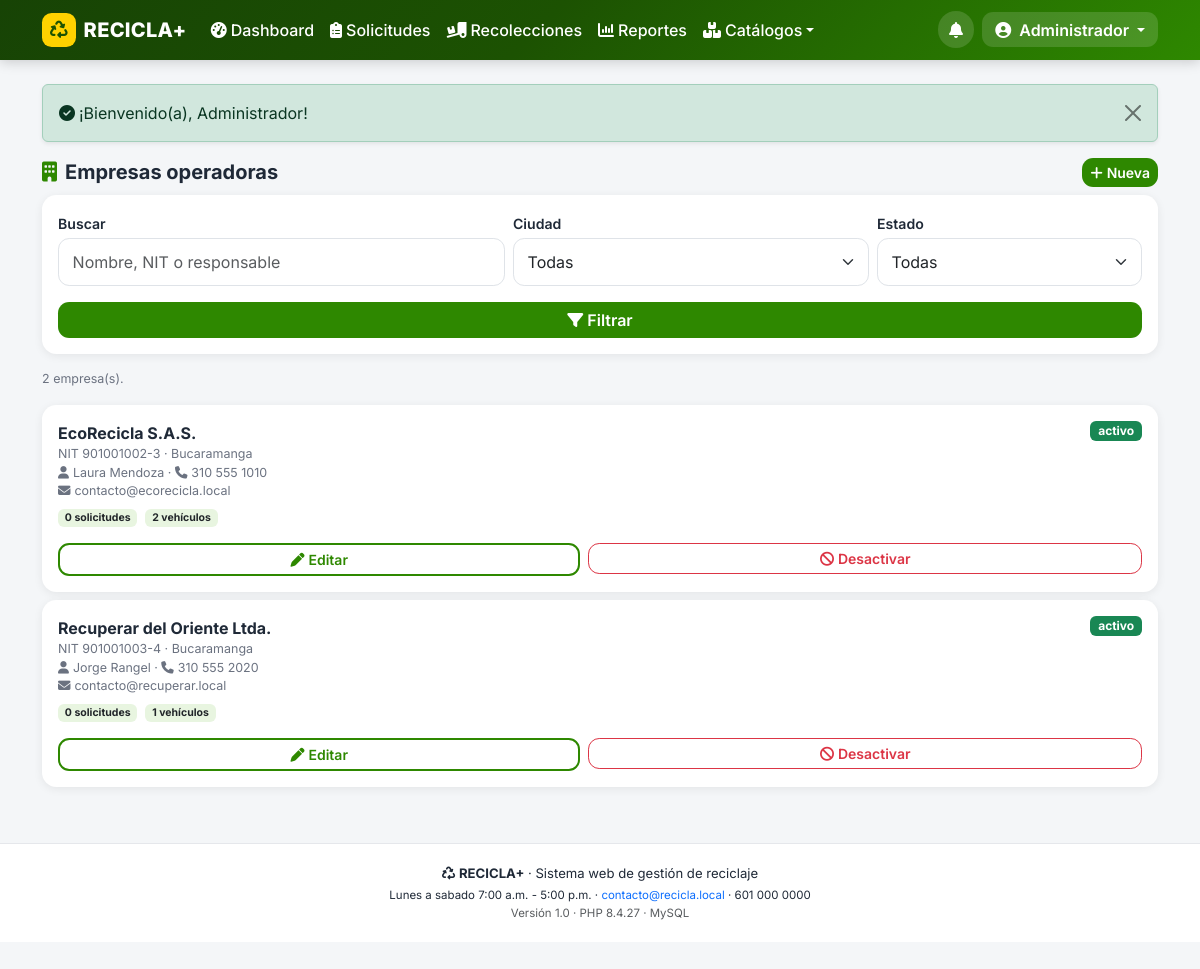
The page /index.php?p=a_empresas (signed in) on the database its author committed.
### tables this page shows
CREATE TABLE usuarios (
  id                  INT UNSIGNED NOT NULL AUTO_INCREMENT,
  rol_id              TINYINT UNSIGNED NOT NULL,
  empresa_id          INT UNSIGNED NULL,           
  nombres             VARCHAR(80)  NOT NULL,
  apellidos           VARCHAR(80)  NOT NULL,
  documento           VARCHAR(20)  NOT NULL,
  telefono            VARCHAR(20)  NULL,
  email               VARCHAR(120) NOT NULL,
  password            VARCHAR(255) NOT NULL,       
  direccion           VARCHAR(160) NULL,
  barrio              VARCHAR(60)  NULL,
  ciudad              VARCHAR(60)  NULL,
  estado              ENUM('activo','inactivo') NOT NULL DEFAULT 'activo',
  token_recuperacion  VARCHAR(64)  NULL,
  token_expira        DATETIME     NULL,
  ultimo_acceso       DATETIME     NULL,
  created_at          DATETIME NOT NULL DEFAULT CURRENT_TIMESTAMP,
  PRIMARY KEY (id),
  UNIQUE KEY uk_usuarios_email (email),
  UNIQUE KEY uk_usuarios_documento (documento),
  KEY ix_usuarios_rol (rol_id),
  KEY ix_usuarios_empresa (empresa_id),
  KEY ix_usuarios_ciudad_barrio (ciudad, barrio),
  CONSTRAINT fk_usuarios_rol FOREIGN KEY (rol_id) REFERENCES roles (id),
  CONSTRAINT fk_usuarios_empresa FOREIGN KEY (empresa_id) REFERENCES empresas (id) ON DELETE SET NULL
);

CREATE TABLE empresas (
  id          INT UNSIGNED NOT NULL AUTO_INCREMENT,
  nombre      VARCHAR(120) NOT NULL,
  nit         VARCHAR(20)  NOT NULL,
  responsable VARCHAR(120) NOT NULL,
  telefono    VARCHAR(20)  NULL,
  email       VARCHAR(120) NULL,
  direccion   VARCHAR(160) NULL,
  ciudad      VARCHAR(60)  NOT NULL,
  estado      ENUM('activo','inactivo') NOT NULL DEFAULT 'activo',
  created_at  DATETIME NOT NULL DEFAULT CURRENT_TIMESTAMP,
  PRIMARY KEY (id),
  UNIQUE KEY uk_empresas_nit (nit),
  KEY ix_empresas_ciudad (ciudad),
  KEY ix_empresas_estado (estado)
);

### controllers/AdminController.php (called while the page is built, shortened)
<?php
final class AdminController
{
    public function empresas(): void
    {
        $f = [
            'estado' => trim((string) ($_GET['estado'] ?? '')),
            'ciudad' => trim((string) ($_GET['ciudad'] ?? '')),
            'q'      => trim((string) ($_GET['q'] ?? '')),
        ];
        vista('admin/empresas', [
            'titulo'   => 'Empresas operadoras',
            'res'      => Empresa::listar($f, max(1, get_int('pag', 1)), 15),
            'filtros'  => $f,
            'ciudades' => Empresa::ciudades(),
        ]);
    }
}

### index.php (called while the page is built, shortened)
<?php
require __DIR__ . '/config/config.php';
$p = (string) ($_GET['p'] ?? 'inicio');
[$controlador, $metodo, $rolRequerido] = $rutas[$p];
if ($rolRequerido !== null) {
    exigirRol($rolRequerido);
}
try {
    (new $controlador())->$metodo();
} catch (Throwable $e) {
    error_log('[RECICLA+] ' . $e->getMessage() . ' @ ' . $e->getFile() . ':' . $e->getLine());
    http_response_code(500);
    vista('errores/500', ['titulo' => 'Error del sistema', 'mensaje' => $e->getMessage()]);
}

### models/Empresa.php (called while the page is built, shortened)
<?php
final class Empresa
{
    public static function listar(array $f = [], int $pagina = 1, int $porPagina = 15): array
    {
        $w = ['1 = 1'];
        $p = [];
        $where = implode(' AND ', $w);
        $st = db()->prepare("SELECT COUNT(*) FROM empresas e WHERE $where");
        $st->execute($p);
        $pg = paginar((int) $st->fetchColumn(), $porPagina, $pagina);
        $st = db()->prepare("SELECT e.*,
                (SELECT COUNT(*) FROM solicitudes s WHERE s.empresa_id = e.id) AS total_solicitudes,
                (SELECT COUNT(*) FROM vehiculos v WHERE v.empresa_id = e.id AND v.estado = 'activo') AS total_vehiculos
            FROM empresas e WHERE $where ORDER BY e.nombre LIMIT {$pg['limite']} OFFSET {$pg['offset']}");
        $st->execute($p);
        return ['filas' => $st->fetchAll(), 'pag' => $pg];
    }
}

### views/admin/empresas.php (the view, shortened to what this page needs)
<div class="d-flex justify-content-between align-items-center mb-2">
  <h1 class="h5 fw-bold mb-0"><i class="fa-solid fa-building texto-verde me-2"></i>Empresas operadoras</h1>
  <a class="btn btn-sm btn-recicla" href="<?= e(url('a_empresa')) ?>"><i class="fa-solid fa-plus me-1"></i>Nueva</a>
</div>
<form class="tarjeta-form" method="get" action="<?= e(BASE_URL) ?>/index.php">
  <div class="row g-2">
    <div class="col-12 col-md-5">
      <label class="form-label" for="q">Buscar</label>
      <input class="form-control" id="q" name="q" value="<?= e($filtros['q'] ?? '') ?>" placeholder="Nombre, NIT o responsable">
    </div>
    <div class="col-6 col-md-4">
      <label class="form-label" for="ciudad">Ciudad</label>
      <select class="form-select" id="ciudad" name="ciudad" data-auto-filtro>
        <option value="">Todas</option>
      </select>
    </div>
    <div class="col-6 col-md-3">
      <label class="form-label" for="estado">Estado</label>
      <select class="form-select" id="estado" name="estado" data-auto-filtro>
        <option value="">Todas</option>
      </select>
    </div>
  </div>
  <button class="btn btn-recicla w-100 mt-3" type="submit"><i class="fa-solid fa-filter me-1"></i>Filtrar</button>
</form>
<p class="hint"><?= (int) $res['pag']['total'] ?> empresa(s).</p>
<?php foreach ($res['filas'] as $e2): ?>
  <div class="tarjeta p-3 mb-2">
    <div class="d-flex justify-content-between align-items-start">
      <div>
        <div class="fw-bold"><?= e($e2['nombre']) ?></div>
        <div class="hint">NIT <?= e($e2['nit']) ?> · <?= e($e2['ciudad']) ?></div>
        <div class="hint"><i class="fa-solid fa-user me-1"></i><?= e($e2['responsable']) ?> · <i class="fa-solid fa-phone me-1"></i><?= e((string) $e2['telefono']) ?></div>
        <div class="hint"><i class="fa-solid fa-envelope me-1"></i><?= e((string) $e2['email']) ?></div>
      </div>
      <span class="badge <?= $e2['estado'] === 'activo' ? 'bg-success' : 'bg-secondary' ?>"><?= e($e2['estado']) ?></span>
    </div>
    <div class="d-flex gap-2 small mt-2">
      <span class="badge bg-verde-claro text-dark"><?= (int) $e2['total_solicitudes'] ?> solicitudes</span>
      <span class="badge bg-verde-claro text-dark"><?= (int) $e2['total_vehiculos'] ?> vehículos</span>
    </div>
    <div class="d-flex gap-2 mt-3">
      <a class="btn btn-sm btn-outline-recicla flex-fill" href="<?= e(url('a_empresa', ['id' => (int) $e2['id']])) ?>"><i class="fa-solid fa-pen me-1"></i>Editar</a>
      <form class="flex-fill" method="post" action="<?= e(url('a_empresa_estado')) ?>"
            data-confirmar="¿<?= $e2['estado'] === 'activo' ? 'Desactivar' : 'Activar' ?> la empresa <?= e($e2['nombre']) ?>?">
        <button class="btn btn-sm btn-outline-<?= $e2['estado'] === 'activo' ? 'danger' : 'success' ?> w-100" type="submit">
          <i class="fa-solid <?= $e2['estado'] === 'activo' ? 'fa-ban' : 'fa-check' ?> me-1"></i><?= $e2['estado'] === 'activo' ? 'Desactivar' : 'Activar' ?>
        </button>
      </form>
    </div>
  </div>
<?php endforeach; ?>

### views/layouts/header.php (shortened to what this page needs)
<?php
$u = $usuario ?? null;
$nav = $navTipo ?? '';
$sysName = config_get('nombre_sistema', 'RECICLA+');
?>
<!doctype html>
<html lang="es">
<head>
<link href="https://cdn.jsdelivr.net/npm/bootstrap@5.3.3/dist/css/bootstrap.min.css" rel="stylesheet">
<link href="https://cdnjs.cloudflare.com/ajax/libs/font-awesome/6.5.2/css/all.min.css" rel="stylesheet">
<link rel="stylesheet" href="<?= e(BASE_URL) ?>/assets/css/recicla.css">
</head>
<body class="rol-<?= e($nav !== '' ? $nav : 'publico') ?><?= $u ? ' con-nav-inferior' : '' ?>">
<nav class="navbar navbar-expand-lg navbar-recicla sticky-top">
  <div class="container">
    <a class="navbar-brand d-flex align-items-center gap-2" href="<?= e(url($u ? ($u['rol'] === 'ciudadano' ? 'panel' : ($u['rol'] === 'empresa' ? 'e_panel' : 'a_panel')) : 'inicio')) ?>">
      <span class="marca-icono"><i class="fa-solid fa-recycle"></i></span>
      <span class="marca-texto"><?= e($sysName) ?></span>
    </a>
    <div class="d-flex align-items-center gap-2 order-lg-3">
      <?php if ($u): ?>
        <a class="btn-aviso position-relative" href="<?= e($u['rol'] === 'ciudadano' ? url('notificaciones') : url($u['rol'] === 'empresa' ? 'e_panel' : 'a_panel')) ?>" title="Avisos">
          <i class="fa-solid fa-bell"></i>
        </a>
        <div class="dropdown">
          <button class="btn btn-usuario dropdown-toggle" type="button" data-bs-toggle="dropdown" aria-expanded="false">
            <i class="fa-solid fa-circle-user"></i>
            <span class="d-none d-sm-inline ms-1"><?= e($u['nombres']) ?></span>
          </button>
        </div>
      <?php else: ?>
        <a class="btn btn-sm btn-claro" href="<?= e(url('materiales')) ?>"><i class="fa-solid fa-list-check me-1"></i>Materiales</a>
        <a class="btn btn-sm btn-amarillo" href="<?= e(url('login')) ?>"><i class="fa-solid fa-right-to-bracket me-1"></i>Ingresar</a>
      <?php endif; ?>
    </div>
    <?php if ($u && $nav !== 'ciudadano'): ?>
      <div class="collapse navbar-collapse order-lg-2" id="menuPrincipal">
        <ul class="navbar-nav me-auto mb-2 mb-lg-0">
          <?php if ($nav === 'empresa'): ?>
            <li class="nav-item"><a class="nav-link <?= activo('e_panel') ?>" href="<?= e(url('e_panel')) ?>"><i class="fa-solid fa-gauge-high me-1"></i>Dashboard</a></li>
            <li class="nav-item"><a class="nav-link <?= activo('e_solicitudes') ?>" href="<?= e(url('e_solicitudes')) ?>"><i class="fa-solid fa-inbox me-1"></i>Solicitudes</a></li>
            <li class="nav-item"><a class="nav-link <?= activo('e_rutas') ?>" href="<?= e(url('e_rutas')) ?>"><i class="fa-solid fa-route me-1"></i>Rutas</a></li>
            <li class="nav-item"><a class="nav-link <?= activo('e_historial') ?>" href="<?= e(url('e_historial')) ?>"><i class="fa-solid fa-truck-ramp-box me-1"></i>Recolecciones</a></li>
            <li class="nav-item"><a class="nav-link <?= activo('e_perfil') ?>" href="<?= e(url('e_perfil')) ?>"><i class="fa-solid fa-building me-1"></i>Mi empresa</a></li>
          <?php else: ?>
            <li class="nav-item"><a class="nav-link <?= activo('a_panel') ?>" href="<?= e(url('a_panel')) ?>"><i class="fa-solid fa-gauge-high me-1"></i>Dashboard</a></li>
            <li class="nav-item"><a class="nav-link <?= activo('a_solicitudes') ?>" href="<?= e(url('a_solicitudes')) ?>"><i class="fa-solid fa-clipboard-list me-1"></i>Solicitudes</a></li>
            <li class="nav-item"><a class="nav-link <?= activo('a_recolecciones') ?>" href="<?= e(url('a_recolecciones')) ?>"><i class="fa-solid fa-truck-ramp-box me-1"></i>Recolecciones</a></li>
            <li class="nav-item"><a class="nav-link <?= activo('a_reportes') ?>" href="<?= e(url('a_reportes')) ?>"><i class="fa-solid fa-chart-column me-1"></i>Reportes</a></li>
            <li class="nav-item dropdown">
              <a class="nav-link dropdown-toggle <?= (activo('a_materiales') . activo('a_categorias')) !== '' ? 'active' : '' ?>" href="#" role="button" data-bs-toggle="dropdown"><i class="fa-solid fa-boxes-stacked me-1"></i>Catálogos</a>
            </li>
          <?php endif; ?>
        </ul>
      </div>
    <?php endif; ?>
  </div>
</nav>
<main id="contenido" class="container py-3 py-lg-4">
<?= flash_render() ?>

### assets/css/recicla.css (style rules this page uses)
:root { --verde: #2e8800; --verde-oscuro: #1c5202; --verde-claro: #e8f5e0; --amarillo: #ffd200; --azul: #0072bc; --gris-fondo: #f4f6f8; --texto: #1f2937; --radio: .9rem; --sombra: 0 2px 10px rgba(0, 0, 0, .07); }
body { font-family: 'Inter', system-ui, -apple-system, 'Segoe UI', sans-serif; background: var(--gris-fondo); color: var(--texto); overflow-x: hidden; padding-bottom: 1rem; }
body.con-nav-inferior { padding-bottom: 5.6rem; }
a { text-decoration: none; }
.navbar-recicla { background: linear-gradient(135deg, #174305, #1c5202 45%, #2e8800); box-shadow: 0 2px 12px rgba(0, 0, 0, .18); }
.navbar-recicla .navbar-brand, .navbar-recicla .nav-link, .navbar-recicla .btn-usuario { color: #fff; }
.navbar-recicla .nav-link { font-weight: 500; border-radius: .5rem; padding: .5rem .75rem; }
.marca-icono { display: inline-flex; align-items: center; justify-content: center; width: 2.1rem; height: 2.1rem; border-radius: .6rem; background: var(--amarillo); color: var(--verde-oscuro); font-size: 1.1rem; }
.marca-texto { font-weight: 800; letter-spacing: .3px; }
.btn-usuario { background: rgba(255, 255, 255, .14); border: 0; border-radius: 2rem; padding: .35rem .8rem; font-weight: 600; }
.btn-aviso { position: relative; color: #fff; width: 2.3rem; height: 2.3rem; border-radius: 50%; display: inline-flex; align-items: center; justify-content: center; background: rgba(255, 255, 255, .14); }
.btn { border-radius: .7rem; font-weight: 600; }
.btn-recicla { background: var(--verde); color: #fff; border: 0; }
.btn-outline-recicla { border: 2px solid var(--verde); color: var(--verde); background: #fff; }
.tarjeta, .card { border: 0; border-radius: var(--radio); box-shadow: var(--sombra); background: #fff; }
.form-label { font-weight: 600; font-size: .88rem; margin-bottom: .25rem; }
.form-control, .form-select { border-radius: .7rem; padding: .7rem .85rem; border-color: #dfe3e8; }
.tarjeta-form { background: #fff; border-radius: var(--radio); box-shadow: var(--sombra); padding: 1rem; margin-bottom: 1rem; }
.hint { font-size: .78rem; color: #6b7280; }
.texto-verde { color: var(--verde) !important; }
.bg-verde-claro { background: var(--verde-claro); }

### rows shown on the page
usuarios: nombres "Administrador"
empresas: nombre "EcoRecicla S.A.S.", nit "901001002-3", ciudad "Bucaramanga", responsable "Laura Mendoza", telefono "310 555 1010", email "contacto@ecorecicla.local", estado "activo", total_solicitudes "0", total_vehiculos "2", shows "Desactivar"
empresas: nombre "Recuperar del Oriente Ltda.", nit "901001003-4", ciudad "Bucaramanga", responsable "Jorge Rangel", telefono "310 555 2020", email "contacto@recuperar.local", estado "activo", total_solicitudes "0", total_vehiculos "1", shows "Desactivar"

### other values the page prints
$sysName "RECICLA+"
$f['msg'] "¡Bienvenido(a), Administrador!"
$res['pag']['total'] "2"
config_get('nombre_sistema', 'RECICLA+') "RECICLA+"
config_get('horario_atencion', '') "Lunes a sabado 7:00 a.m. - 5:00 p.m."
config_get('email_contacto', '') "contacto@recicla.local"
config_get('telefono_contacto', '') "601 000 0000"
config_get('version', '1.0') "1.0"
PHP_VERSION "8.4.27"
